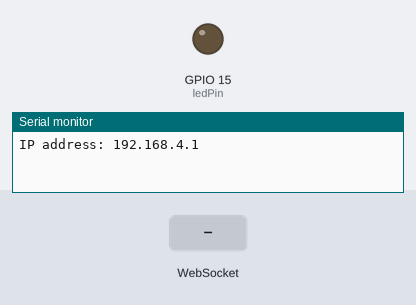
This program was run on a simulated ESP32. Shown: output pins drawn as LEDs (lit = HIGH), the last lines printed to the serial monitor. Inputs (shaded band) come from the test bench. Storage starts empty.

Above: at 1.2 s.
1.3 s: WebSocket text "allowblink" received
At 2.1 s:
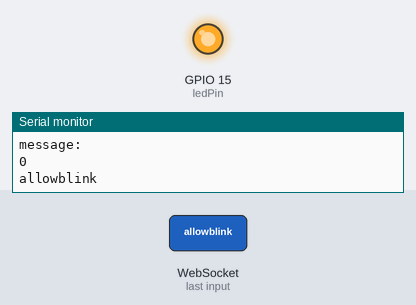
4.3 s: WebSocket text "5" received
At 4.58 s:
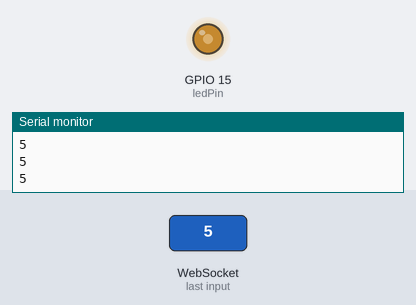
7.3 s: WebSocket text "90" received
Timing chart, 0 to 16.3 s (numbered marks = the images above; inputs shaded):
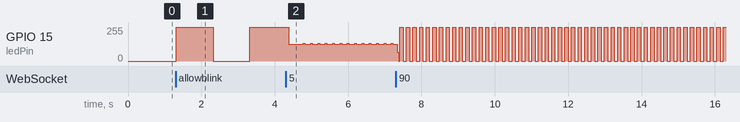

Measured:
- after the input at 1.3 s, GPIO 15 (ledPin): 0/255 → 255/255 at once, → 0/255 1.0 s later, → 255/255 1.0 s later

The program:

main.cpp
```cpp
#include <Arduino.h>
#include <WiFi.h>
#include <SPIFFS.h>
#include <FS.h>
#include <AsyncTCP.h>
#include <ESPAsyncWebServer.h>
#include <HardwareSerial.h>

//16 17

const int ledPin = 15;
long interval = 1000;
int allowBlink = 0;
int ledState = LOW;

unsigned long previousMillis = 0;
unsigned long currentMillis = 0;

const char *ssid = "ESP32AP";
const char *password = "11111111";

AsyncWebServer server(80);
AsyncWebSocket ws("/");

AsyncWebSocketClient * globalClient = NULL;

void onWsEvent(AsyncWebSocket * server, AsyncWebSocketClient * client, AwsEventType type, void * arg, uint8_t *data, size_t len){


  if(type == WS_EVT_CONNECT){
    Serial.println("Websocket client connection received");
    globalClient = client;
  } else if(type == WS_EVT_DISCONNECT){
    Serial.println("Websocket client connection finished");
    globalClient = NULL;
  } else if(type == WS_EVT_DATA) {
    String msg = "";
    for(int i=0; i < len; i++) {
      msg += (char) data[i];
    }

    Serial.println("message:");
    Serial.println(atoi(msg.c_str()));
    Serial.println(msg);

    if(msg == "on"){
      digitalWrite(ledPin, HIGH);
    }else if(msg == "off"){
      digitalWrite(ledPin, LOW);
      allowBlink = 0;
    }else if(atoi(msg.c_str())){
      interval = atoi(msg.c_str());

      Serial.println(interval);
    }else if(msg == "allowblink"){
      allowBlink = 1;
    }


    Serial.println();
  }
}


void setup(){
  Serial.begin(115200,SERIAL_8N1);

  pinMode(ledPin, OUTPUT);

  if(!SPIFFS.begin()){
     Serial.println("An Error has occurred while mounting SPIFFS");
     return;
  }

 WiFi.softAP(ssid, password);

  Serial.println();
  Serial.print("IP address: ");
  Serial.println(WiFi.softAPIP());


  ws.onEvent(onWsEvent);
  server.addHandler(&ws);


  server.on("/normalize.css", HTTP_GET, [](AsyncWebServerRequest *request){
    request->send(SPIFFS, "/css/normalize.css", "text/css");
  });
  server.on("/main.css", HTTP_GET, [](AsyncWebServerRequest *request){
    request->send(SPIFFS, "/css/main.css", "text/css");
  });
  server.on("/index.js", HTTP_GET, [](AsyncWebServerRequest *request){
    request->send(SPIFFS, "/js/index.js", "text/js");
  });
  server.on("/", HTTP_GET, [](AsyncWebServerRequest *request){
    request->send(SPIFFS, "/index.html", "text/html", false);
  });
  server.on("/config.html", HTTP_GET, [](AsyncWebServerRequest *request){
    request->send(SPIFFS, "/config.html", "text/html", false  );

  });

  server.begin();
}

void loop(){
    if(allowBlink){
   currentMillis = millis();

  if (currentMillis - previousMillis >= interval) {
    previousMillis = currentMillis;


    if (ledState == LOW) {
      ledState = HIGH;
    } else {
      ledState = LOW;
    }
    digitalWrite(ledPin, ledState);
  }
    }

}
```
